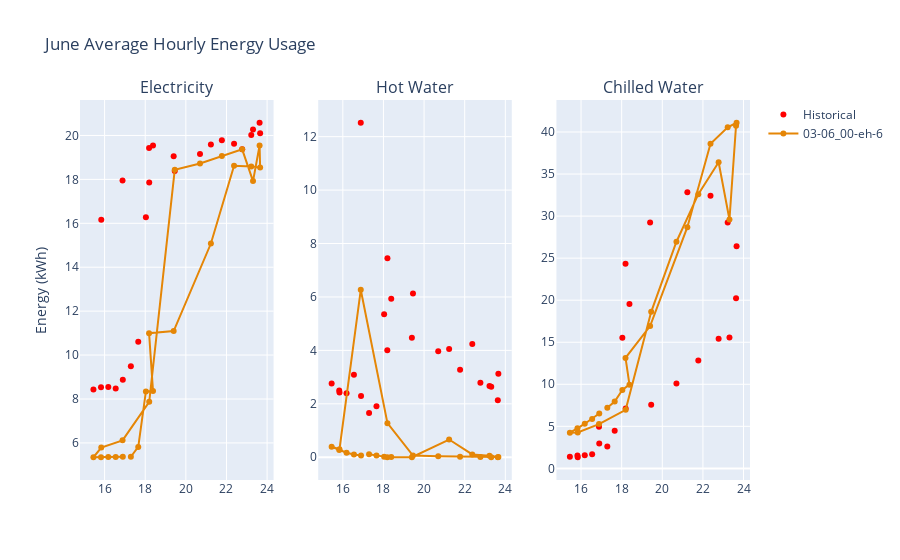

The cell this chart's notebook holds for it:
### Code cell
temp_vs_energy_use_by_month(6, "June")

### Figure 1 — Plotly figure (JSON) as saved in the notebook; plotly's stock layout.template omitted (floating-point values rounded to 4 significant figures)
{"data": [{"legendgroup": "Months", "line": {"color": "red"}, "mode": "markers", "name": "Historical", "showlegend": true, "type": "scatter", "x": [16.9, 16.55, 16.18, 15.82, 15.45, 15.84, 16.88, 18.2, 19.45, 20.7, 21.77, 22.77, 23.31, 23.63, 23.66, 23.22, 22.37, 21.23, 19.4, 18.19, 18.38, 18.03, 17.66, 17.29], "xaxis": "x", "y": [8.878, 8.482, 8.542, 8.536, 8.429, 16.16, 17.95, 17.86, 18.38, 19.15, 19.78, 19.37, 20.27, 20.58, 20.09, 20.02, 19.62, 19.59, 19.05, 19.43, 19.54, 16.28, 10.6, 9.495], "yaxis": "y"}, {"legendgroup": "Months", "line": {"color": "red"}, "mode": "markers", "name": "Historical", "showlegend": false, "type": "scatter", "x": [16.9, 16.55, 16.18, 15.82, 15.45, 15.84, 16.88, 18.2, 19.45, 20.7, 21.77, 22.77, 23.31, 23.63, 23.66, 23.22, 22.37, 21.23, 19.4, 18.19, 18.38, 18.03, 17.66, 17.29], "xaxis": "x2", "y": [2.295, 3.09, 2.392, 2.496, 2.758, 2.422, 12.52, 7.449, 6.134, 3.971, 3.276, 2.788, 2.639, 2.136, 3.123, 2.667, 4.235, 4.048, 4.474, 4.001, 5.931, 5.352, 1.912, 1.653], "yaxis": "y2"}, {"legendgroup": "Months", "line": {"color": "red"}, "mode": "markers", "name": "Historical", "showlegend": false, "type": "scatter", "x": [16.9, 16.55, 16.18, 15.82, 15.45, 15.84, 16.88, 18.2, 19.45, 20.7, 21.77, 22.77, 23.31, 23.63, 23.66, 23.22, 22.37, 21.23, 19.4, 18.19, 18.38, 18.03, 17.66, 17.29], "xaxis": "x3", "y": [2.954, 1.688, 1.562, 1.529, 1.387, 1.324, 4.962, 7.119, 7.554, 10.1, 12.84, 15.43, 15.56, 20.24, 26.42, 29.24, 32.42, 32.83, 29.23, 24.33, 19.55, 15.53, 4.486, 2.595], "yaxis": "y3"}, {"legendgroup": "Months", "line": {"color": "rgb(229, 134, 6)"}, "mode": "lines+markers", "name": "03-06_00-eh-6", "showlegend": true, "type": "scatter", "x": [16.9, 16.55, 16.18, 15.82, 15.45, 15.84, 16.88, 18.2, 19.45, 20.7, 21.77, 22.77, 23.31, 23.63, 23.66, 23.22, 22.37, 21.23, 19.4, 18.19, 18.38, 18.03, 17.66, 17.29], "xaxis": "x", "y": [5.365, 5.36, 5.355, 5.351, 5.347, 5.789, 6.117, 7.87, 18.43, 18.72, 19.06, 19.37, 17.92, 19.54, 18.54, 18.59, 18.62, 15.08, 11.09, 11.0, 8.36, 8.346, 5.816, 5.371], "yaxis": "y"}, {"legendgroup": "Months", "line": {"color": "rgb(229, 134, 6)"}, "mode": "lines+markers", "name": "03-06_00-eh-6", "showlegend": false, "type": "scatter", "x": [16.9, 16.55, 16.18, 15.82, 15.45, 15.84, 16.88, 18.2, 19.45, 20.7, 21.77, 22.77, 23.31, 23.63, 23.66, 23.22, 22.37, 21.23, 19.4, 18.19, 18.38, 18.03, 17.66, 17.29], "xaxis": "x2", "y": [0.06359, 0.09964, 0.1666, 0.272, 0.3936, 0.301, 6.269, 1.277, 0.06216, 0.03504, 0.01649, 0.008546, 0.002353, 0, 0.005866, 0.05856, 0.1069, 0.6636, 0, 0, 0.006261, 0.02324, 0.06113, 0.1136], "yaxis": "y2"}, {"legendgroup": "Months", "line": {"color": "rgb(229, 134, 6)"}, "mode": "lines+markers", "name": "03-06_00-eh-6", "showlegend": false, "type": "scatter", "x": [16.9, 16.55, 16.18, 15.82, 15.45, 15.84, 16.88, 18.2, 19.45, 20.7, 21.77, 22.77, 23.31, 23.63, 23.66, 23.22, 22.37, 21.23, 19.4, 18.19, 18.38, 18.03, 17.66, 17.29], "xaxis": "x3", "y": [6.526, 5.882, 5.312, 4.77, 4.247, 4.265, 5.266, 6.97, 18.62, 26.96, 32.61, 36.41, 29.6, 40.75, 41.1, 40.56, 38.61, 28.68, 16.92, 13.14, 9.955, 9.322, 7.954, 7.219], "yaxis": "y3"}], "layout": {"annotations": [{"font": {"size": 16}, "showarrow": false, "text": "Electricity", "x": 0.1444, "xanchor": "center", "xref": "paper", "y": 1, "yanchor": "bottom", "yref": "paper"}, {"font": {"size": 16}, "showarrow": false, "text": "Hot Water", "x": 0.5, "xanchor": "center", "xref": "paper", "y": 1, "yanchor": "bottom", "yref": "paper"}, {"font": {"size": 16}, "showarrow": false, "text": "Chilled Water", "x": 0.8556, "xanchor": "center", "xref": "paper", "y": 1, "yanchor": "bottom", "yref": "paper"}], "title": {"text": "June Average Hourly Energy Usage"}, "xaxis": {"anchor": "y", "domain": [0, 0.2889]}, "xaxis2": {"anchor": "y2", "domain": [0.3556, 0.6444]}, "xaxis3": {"anchor": "y3", "domain": [0.7111, 1]}, "yaxis": {"anchor": "x", "domain": [0, 1], "title": {"text": "Energy (kWh)"}}, "yaxis2": {"anchor": "x2", "domain": [0, 1]}, "yaxis3": {"anchor": "x3", "domain": [0, 1]}}}
